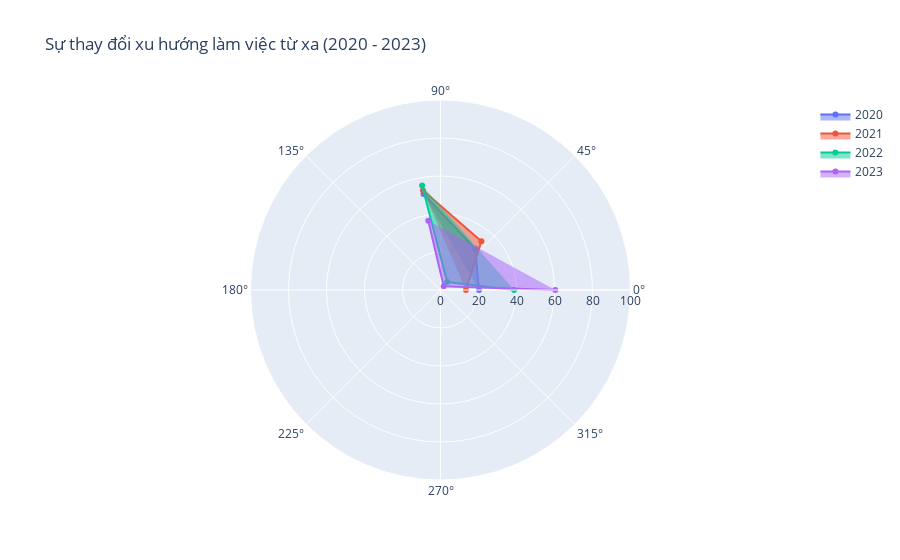

Write notebook code for a chart like this one.
### Markdown cell above
### **Xu hướng làm việc từ xa (Remote Work) thay đổi thế nào qua các năm?**
Sử dụng **Radar Chart** để so sánh tỷ lệ các loại hình làm việc (On-site, Hybrid, Remote) thay đổi như thế nào từ năm 2020 đến 2023.

### Code cell
import plotly.graph_objects as go

# Tạo bảng tổng hợp
remote_year = df.groupby(['work_year', 'remote_ratio']).size().reset_index(name='count')
# Pivot để có data vẽ
pivot_remote = remote_year.pivot(index='remote_ratio', columns='work_year', values='count').fillna(0)

# Chuẩn hóa về tỷ lệ %
pivot_remote_pct = pivot_remote.div(pivot_remote.sum(axis=0), axis=1) * 100

categories = pivot_remote_pct.index.tolist()
fig = go.Figure()

for year in pivot_remote_pct.columns:
    fig.add_trace(go.Scatterpolar(
        r=pivot_remote_pct[year].values,
        theta=categories,
        fill='toself',
        name=str(year)
    ))

fig.update_layout(
  polar=dict(radialaxis=dict(visible=True, range=[0, 100])),
  showlegend=True,
  title="Sự thay đổi xu hướng làm việc từ xa (2020 - 2023)"
)
fig.show()

### Figure 1 — Plotly figure (JSON) as saved in the notebook; plotly's stock layout.template omitted (floating-point values rounded to 4 significant figures)
{"data": [{"fill": "toself", "name": "2020", "r": [20.27, 28.38, 51.35], "theta": [0, 50, 100], "type": "scatterpolar"}, {"fill": "toself", "name": "2021", "r": [13.39, 33.48, 53.12], "theta": [0, 50, 100], "type": "scatterpolar"}, {"fill": "toself", "name": "2022", "r": [38.79, 5.427, 55.78], "theta": [0, 50, 100], "type": "scatterpolar"}, {"fill": "toself", "name": "2023", "r": [60.43, 2.597, 36.97], "theta": [0, 50, 100], "type": "scatterpolar"}], "layout": {"polar": {"radialaxis": {"range": [0, 100], "visible": true}}, "showlegend": true, "title": {"text": "Sự thay đổi xu hướng làm việc từ xa (2020 - 2023)"}}}
